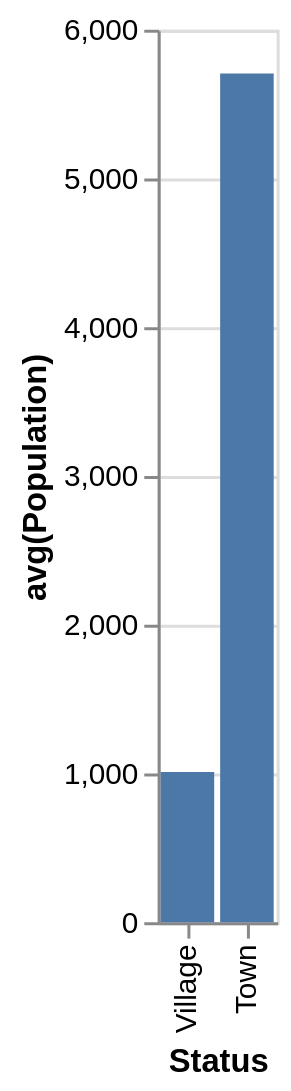

Specify this chart in Vega-Lite:
### Vega-Lite specification from a JSON file in a GitHub repository (floating-point values rounded to 4 significant figures)
{"data": {"values": [{"x_data": "Village", "y_data": 1010.0}, {"x_data": "Town", "y_data": 5706}]}, "mark": "bar", "encoding": {"x": {"field": "x_data", "type": "nominal", "title": "Status", "sort": "descending"}, "y": {"field": "y_data", "type": "quantitative", "title": "avg(Population)"}}}
